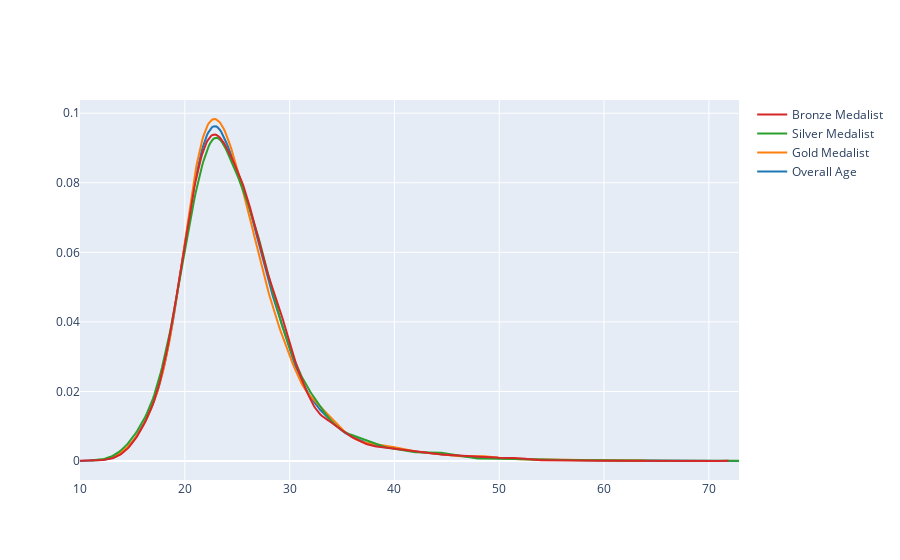

Notebook cell for this chart:
### Code cell
fig = ff.create_distplot([x1,x2,x3,x4], ['Overall Age', 'Gold Medalist', 'Silver Medalist', 'Bronze Medalist'], show_rug=False, show_hist=False)
fig.show()

### Figure 1 — Plotly figure (JSON) as saved in the notebook; plotly's stock layout.template omitted (floating-point values rounded to 4 significant figures; data arrays with more than 128 entries replaced by an {"elided": "..."} marker saying what was removed)
{"data": [{"legendgroup": "Overall Age", "marker": {"color": "rgb(31, 119, 180)"}, "mode": "lines", "name": "Overall Age", "showlegend": true, "type": "scatter", "x": {"elided": "500 float values"}, "xaxis": "x", "y": {"elided": "500 float values"}, "yaxis": "y"}, {"legendgroup": "Gold Medalist", "marker": {"color": "rgb(255, 127, 14)"}, "mode": "lines", "name": "Gold Medalist", "showlegend": true, "type": "scatter", "x": {"elided": "500 float values"}, "xaxis": "x", "y": {"elided": "500 float values"}, "yaxis": "y"}, {"legendgroup": "Silver Medalist", "marker": {"color": "rgb(44, 160, 44)"}, "mode": "lines", "name": "Silver Medalist", "showlegend": true, "type": "scatter", "x": {"elided": "500 float values"}, "xaxis": "x", "y": {"elided": "500 float values"}, "yaxis": "y"}, {"legendgroup": "Bronze Medalist", "marker": {"color": "rgb(214, 39, 40)"}, "mode": "lines", "name": "Bronze Medalist", "showlegend": true, "type": "scatter", "x": {"elided": "500 float values"}, "xaxis": "x", "y": {"elided": "500 float values"}, "yaxis": "y"}], "layout": {"barmode": "overlay", "hovermode": "closest", "legend": {"traceorder": "reversed"}, "xaxis": {"anchor": "y2", "domain": [0, 1], "zeroline": false}, "yaxis": {"anchor": "free", "domain": [0, 1], "position": 0}}}
